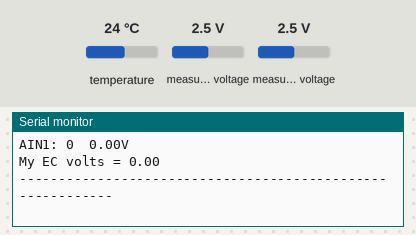
The sketch below on a simulated Arduino Uno, built with avr-gcc and run on an emulated ATmega328P. Shown: the last lines printed to the serial monitor. Inputs (shaded band) come from the test bench; at power-on: temperature 24 °C, measured voltage 2.5 V.

Above: at 1.2 s.
1.3 s: temperature set to 10.5 °C
At 2.8 s:
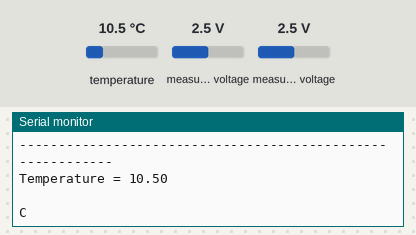
3.6 s: temperature set to 9.2 °C
At 4.3 s:
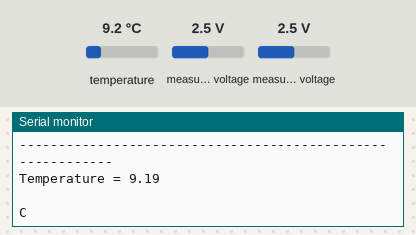

Measured:
- after the input at 1.3 s, the serial monitor: prints a new line after 0.85 s (image 1)
- after the input at 3.6 s, the serial monitor: prints a new line after 0.09 s (image 2)

The sketch:

Ph_nod.ino
```cpp
#include <Adafruit_ADS1X15.h>
#include <OneWire.h>

int sensorValue = 0;
unsigned long int avgValue;
unsigned long int avgValue_ec;
float b;
int buf[10],temp;
int buf_ec[10],temp_ec;

float temperature = 0.0;
uint32_t myTimer_TEMP; //timer to temperature 1second


Adafruit_ADS1115 ads;  /* Use this for the 16-bit version */
OneWire ds(3);  //new object pin 8 temperature

void setup(void)
{
  Serial.begin(9600);
  Serial.println("Hello!");

  Serial.println("Getting single-ended readings from AIN0..3");
  Serial.println("ADC Range: +/- 6.144V (1 bit = 3mV/ADS1015, 0.1875mV/ADS1115)");

  // The ADC input range (or gain) can be changed via the following  65536
  // functions, but be careful never to exceed VDD +0.3V max, or to
  // exceed the upper and lower limits if you adjust the input range!
  // Setting these values incorrectly may destroy your ADC!
  //                                                                ADS1015  ADS1115
  //                                                                -------  -------
 //  ads.setGain(GAIN_TWOTHIRDS);  // 2/3x gain +/- 6.144V  1 bit = 3mV      0.1875mV (default)
 //  ads.setGain(GAIN_ONE);        // 1x gain   +/- 4.096V  1 bit = 2mV      0.125mV
 //  ads.setGain(GAIN_TWO);        // 2x gain   +/- 2.048V  1 bit = 1mV      0.0625mV
  // ads.setGain(GAIN_FOUR);       // 4x gain   +/- 1.024V  1 bit = 0.5mV    0.03125mV
  // ads.setGain(GAIN_EIGHT);      // 8x gain   +/- 0.512V  1 bit = 0.25mV   0.015625mV
  // ads.setGain(GAIN_SIXTEEN);    // 16x gain  +/- 0.256V  1 bit = 0.125mV  0.0078125mV

  if (!ads.begin()) {
    Serial.println("Failed to initialize ADS.");
    while (1);
  }
}


float detectTemperature(){

  byte data[2]; //2 byte

  ds.reset(); //reset data from temp SENSOR
  ds.write(0xCC); //skip looking for address , we have 1 sensor 1 wire only
  ds.write(0x44);// measure the temperature only

  if (millis() - myTimer_TEMP >= 1000)//wait for 1 sec
  {
    myTimer_TEMP = millis();
    ds.reset(); //reset data from temp SENSOR
    ds.write(0xCC);
    ds.write(0xBE); //send data from sensor temp
    //data from sensor 2 byte
    data[0] = ds.read(); // READ AND WRITE data to low byte
    data[1] = ds.read(); //READ AND WRITE data to HIGH byte

    // get data from temp sensor
    temperature = ((data[1] << 8) | data[0]) * 0.0625;
    Serial.print("Temperature = ");
    Serial.println(temperature); Serial.println(" ");Serial.println("C ");
  }
}

void loop(void)
{
  int16_t adc0, adc1, adc2, adc3;
  float volts0, volts1, volts2, volts3;

  adc0 = ads.readADC_SingleEnded(0);
  adc1 = ads.readADC_SingleEnded(1);
//  adc2 = ads.readADC_SingleEnded(2);
//  adc3 = ads.readADC_SingleEnded(3);

  volts0 = ads.computeVolts(adc0);
  volts1 = ads.computeVolts(adc1);
//  volts2 = ads.computeVolts(adc2);
//  volts3 = ads.computeVolts(adc3);

 for(int i=0;i<10;i++)
 {
  buf[i]=adc0; //analogRead(analogInPin);
  delay(10);
}
 for(int i=0;i<9;i++)
{
 for(int j=i+1;j<10;j++)
 {
  if(buf[i]>buf[j])
   {
    temp=buf[i];
    buf[i]=buf[j];
    buf[j]=temp;
   }
  }
 }

avgValue=0;
 for(int i=2;i<8;i++)
 avgValue+=buf[i];
 float pHVol=(float)avgValue*0.1875/1000.0/6.0; // делим на 1000 потомучто в мили
 float phValue = -5.70 * volts0 + 21.338;
 float phValue_1 = -5.70 * pHVol + 21.338;
// float phValue = -5 * volts0 + 19.21;

//#########################################33

for(int i=0;i<10;i++)
 {
  buf_ec[i]=adc1; //analogRead(analogInPin);
  delay(10);
}
 for(int i=0;i<9;i++)
{
 for(int j=i+1;j<10;j++)
 {
  if(buf_ec[i]>buf_ec[j])
   {
    temp_ec=buf_ec[i];
    buf_ec[i]=buf_ec[j];
    buf_ec[j]=temp_ec;
   }
  }
 }

avgValue_ec=0;
 for(int i=2;i<8;i++)
 avgValue_ec+=buf_ec[i];

float ECVol=(float)avgValue_ec*0.1875/1000.0/6.0; // делим на 1000 потомучто в мили


 Serial.println("----------------------------PH-------------------------------");
  Serial.print("sensor = ");
 Serial.println(phValue);

 Serial.print("sensor 1 = ");
 Serial.println(phValue_1);
//  Serial.print("pHVol = ");
//  Serial.println(pHVol);
  Serial.println("-----------------------------------------------------------");
  Serial.print("AIN0: "); Serial.print(adc0); Serial.print("  "); Serial.print(volts0); Serial.println("V");
//  Serial.print(" my volts "); Serial.print(float((adc0*0.1875)/1000.0)); Serial.println("V");
    Serial.print(" my volts "); Serial.print(pHVol); Serial.println("V");

 Serial.println("---------------------------EC--------------------------------");
  Serial.print("AIN1: "); Serial.print(adc1); Serial.print("  "); Serial.print(volts1); Serial.println("V");
  Serial.print("My EC volts = ");
 Serial.println(ECVol);

   Serial.println("-----------------------------------------------------------");
//  Serial.print("AIN2: "); Serial.print(adc2); Serial.print("  "); Serial.print(volts2); Serial.println("V");
//  Serial.print("AIN3: "); Serial.print(adc3); Serial.print("  "); Serial.print(volts3); Serial.println("V");
detectTemperature();
  delay(1000);
}
```
